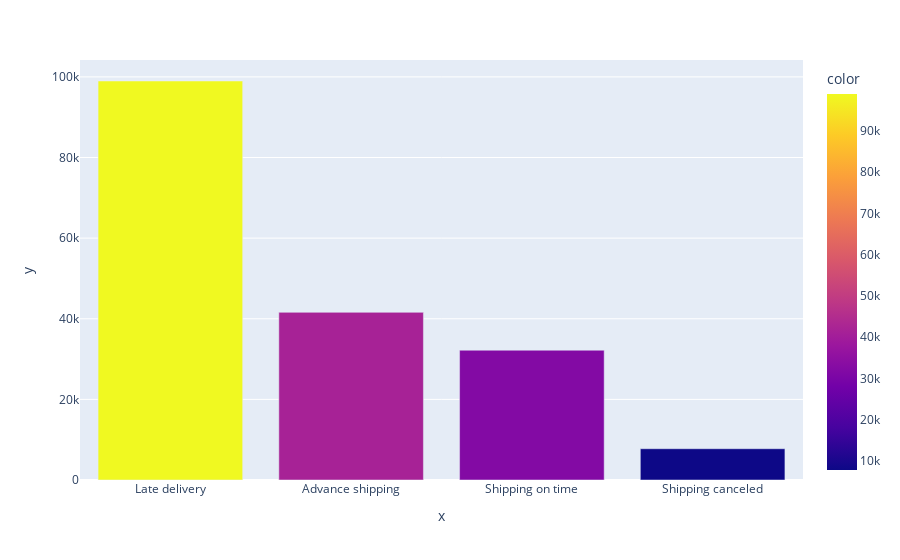

The notebook cell saved with this chart:
### Markdown cell above
# delvery status

### Code cell
data_delivery_status=df1.groupby(['Delivery Status'])['Order Id'].count().reset_index(name='Number of Orders').sort_values(by= 'Number of Orders', ascending= False)
px.bar(x=data_delivery_status['Delivery Status'] , y=data_delivery_status['Number of Orders']  , color=data_delivery_status['Number of Orders'],
      labels = { 'Delivery Status': 'Delivery Status', 'Number of Orders': 'Number of Orders'})

### Figure 1 — Plotly figure (JSON) as saved in the notebook; plotly's stock layout.template omitted (floating-point values rounded to 4 significant figures)
{"data": [{"alignmentgroup": "True", "hovertemplate": "x=%{x}<br>y=%{y}<br>color=%{marker.color}<extra></extra>", "legendgroup": "", "marker": {"color": [98977, 41592, 32196, 7754], "coloraxis": "coloraxis", "pattern": {"shape": ""}}, "name": "", "offsetgroup": "", "orientation": "v", "showlegend": false, "textposition": "auto", "type": "bar", "x": ["Late delivery", "Advance shipping", "Shipping on time", "Shipping canceled"], "xaxis": "x", "y": [98977, 41592, 32196, 7754], "yaxis": "y"}], "layout": {"barmode": "relative", "coloraxis": {"colorbar": {"title": {"text": "color"}}, "colorscale": [[0, "#0d0887"], [0.1111, "#46039f"], [0.2222, "#7201a8"], [0.3333, "#9c179e"], [0.4444, "#bd3786"], [0.5556, "#d8576b"], [0.6667, "#ed7953"], [0.7778, "#fb9f3a"], [0.8889, "#fdca26"], [1, "#f0f921"]]}, "legend": {"tracegroupgap": 0}, "margin": {"t": 60}, "xaxis": {"anchor": "y", "domain": [0, 1], "title": {"text": "x"}}, "yaxis": {"anchor": "x", "domain": [0, 1], "title": {"text": "y"}}}}
